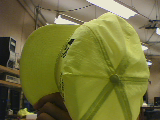
//> input picture openCV/lab6_opencv/mybmp.bmp, 160 x 120 px, given in place of the camera
$ ./opencvtest   (built with g++ and OpenCV 4)
//> lines starting //> are read from the running program, lines starting //| are printed output that depends on the picture
#include "opencv2/opencv.hpp"

using namespace cv;
using namespace std;

//Mat src; Mat src_gray;
int thresh = 100;
int max_thresh = 255;
RNG rng(12345);

//Global Variables
Mat src, edges;
Mat src_gray;
Mat standard_hough, probabilistic_hough;
int min_threshold = 50;
int max_trackbar = 150;

const char* standard_name = "Standard Hough Lines Demo";
const char* probabilistic_name = "Probabilistic Hough Lines Demo";

int s_trackbar = max_trackbar;
int p_trackbar = max_trackbar;

/// Function header
void Standard_Hough( int, void* );
void Probabilistic_Hough( int, void* );


int main(int, char**)
{
    VideoCapture cap(-1); // open the default camera
    if(!cap.isOpened())  // check if we succeeded
        return -1;

    Mat edges;
    Mat gray;
    Mat canny;
    Mat blur;
    namedWindow("edges",1);
    for(;;)
    {
        Mat frame;
        vector<Vec4i> lines;

        cap >> frame; // get a new frame from camera
//> frame is the input picture: 120 rows x 160 cols, CV_8UC3; mean B, G, R 58.5, 114, 114.8
        cvtColor(frame, gray, COLOR_BGR2GRAY);
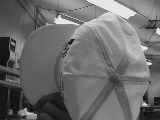
//> gray: 120 rows x 160 cols, CV_8UC1; min 9, max 235, mean 108
        GaussianBlur(gray, blur, Size(7,7), 1.5, 1.5);
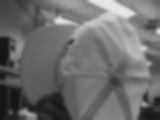
//> blur: 120 rows x 160 cols, CV_8UC1; min 18, max 229, mean 108
        Canny(blur, canny, 0, 30, 3);
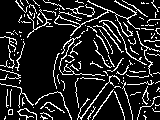
//> canny: 120 rows x 160 cols, CV_8UC1; 14.6% white in thin lines or dots
        //imshow("frame", frame);
        //imshow("gray", gray);
        //imshow("blur", blur);
        imshow("canny", canny);

        HoughLinesP( canny, lines, 1, CV_PI/180, 80, 30, 10 );
//> lines = empty
        for( size_t i = 0; i < lines.size(); i++ )
        {
            line( canny, Point(lines[i][0], lines[i][1]),
            Point(lines[i][2], lines[i][3]), Scalar(0,0,255), 3, 8 );
        }
//> this loop made 0 passes
        //Standard_Hough(0, 0);
        //Probabilistic_Hough(0, 0);

        if(waitKey(30) >= 0) break;
//> the Esc key is pressed
        imshow("canny with hough", canny);

        //cout<<lines<<endl;
    }
    // the camera will be deinitialized automatically in VideoCapture destructor
    return 0;
}

/**
 * @function Standard_Hough
 */
void Standard_Hough( int, void* )
{
  vector<Vec2f> s_lines;
  cvtColor( edges, standard_hough, COLOR_GRAY2BGR );

  /// 1. Use Standard Hough Transform
  HoughLines( edges, s_lines, 1, CV_PI/180, min_threshold + s_trackbar, 0, 0 );

  /// Show the result
  for( size_t i = 0; i < s_lines.size(); i++ )
     {
      float r = s_lines[i][0], t = s_lines[i][1];
      double cos_t = cos(t), sin_t = sin(t);
      double x0 = r*cos_t, y0 = r*sin_t;
      double alpha = 1000;

       Point pt1( cvRound(x0 + alpha*(-sin_t)), cvRound(y0 + alpha*cos_t) );
       Point pt2( cvRound(x0 - alpha*(-sin_t)), cvRound(y0 - alpha*cos_t) );
       //line( standard_hough, pt1, pt2, Scalar(255,0,0), 3, LINE_AA);
     }

   imshow( standard_name, standard_hough );
}


/**
 * @function Probabilistic_Hough
 */
void Probabilistic_Hough( int, void* )
{
  vector<Vec4i> p_lines;
  cvtColor( edges, probabilistic_hough, COLOR_GRAY2BGR );

  /// 2. Use Probabilistic Hough Transform
  HoughLinesP( edges, p_lines, 1, CV_PI/180, min_threshold + p_trackbar, 30, 10 );

  /// Show the result
  for( size_t i = 0; i < p_lines.size(); i++ )
     {
       Vec4i l = p_lines[i];
       //line( probabilistic_hough, Point(l[0], l[1]), Point(l[2], l[3]), Scalar(255,0,0), 3, LINE_AA);
     }

   imshow( probabilistic_name, probabilistic_hough );
}
